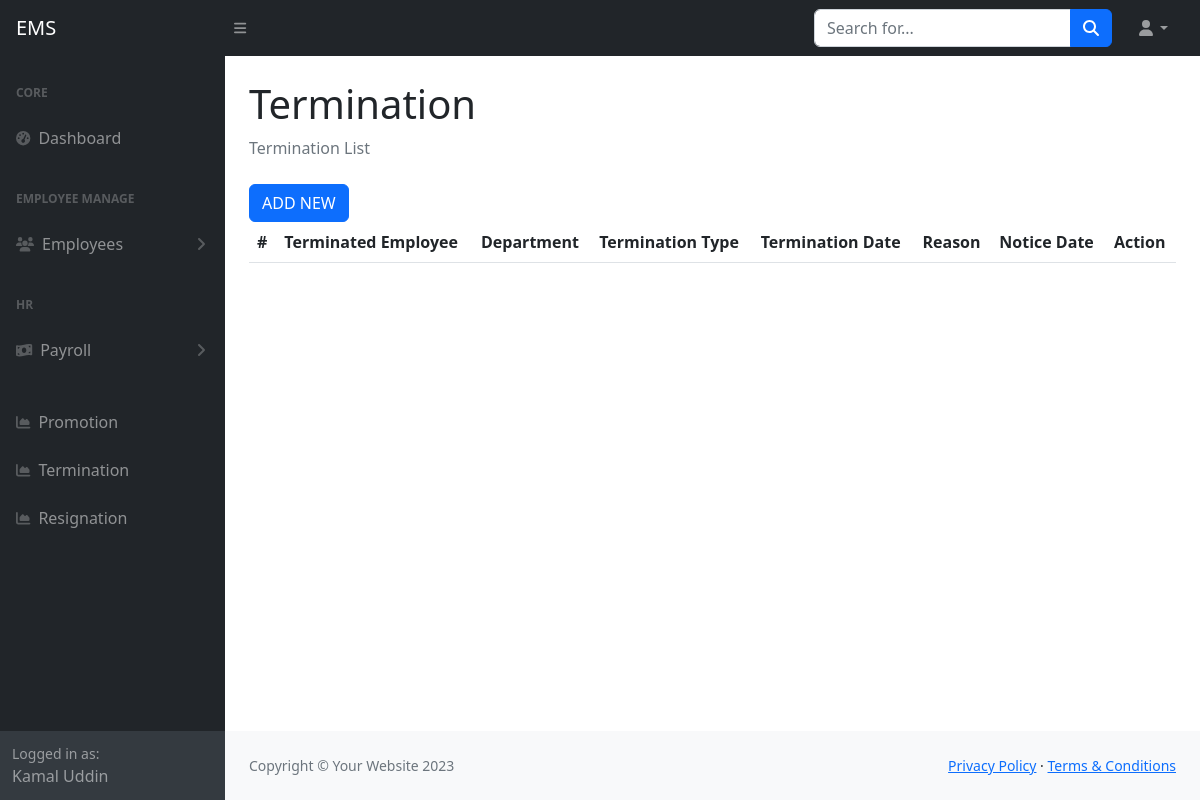
/termination_list.php (signed in), run on an earlier commit of the app's database.
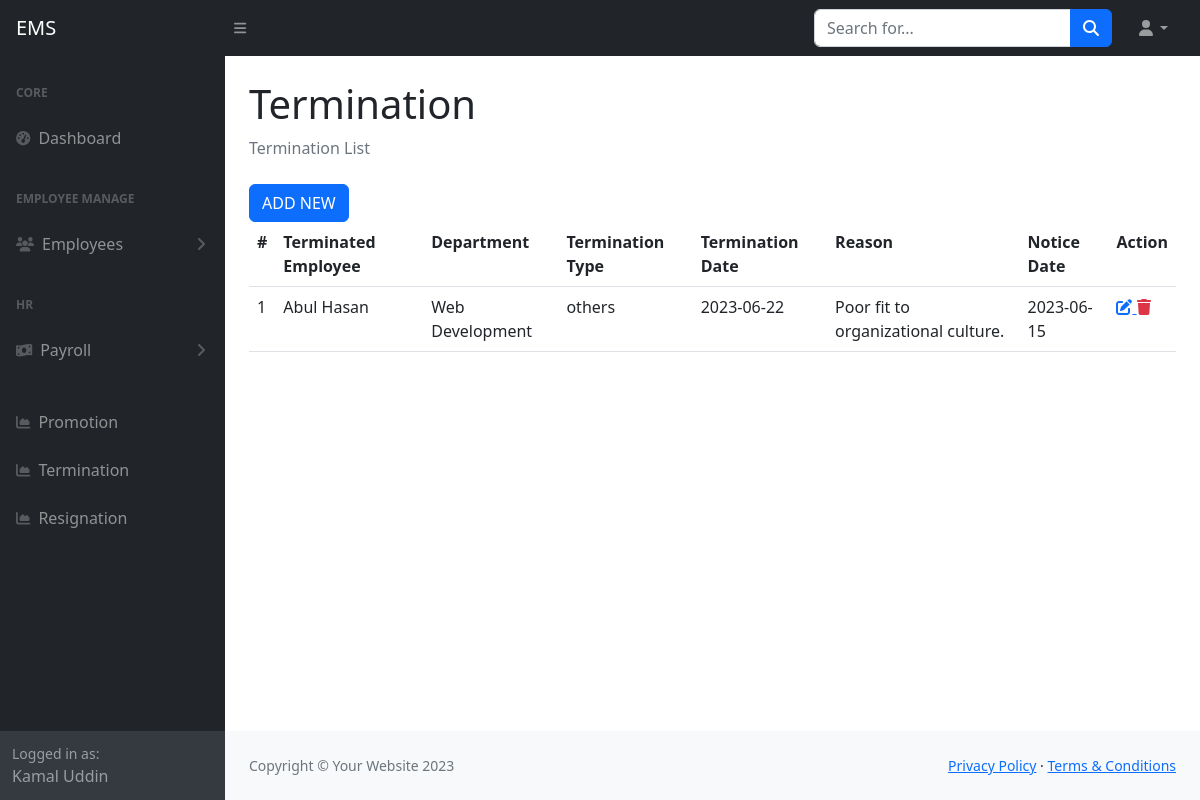
And on a later commit of the database.
### tables this page shows
CREATE TABLE `tbl_termination` (
  `id` int(50) NOT NULL,
  `terminated_employee` varchar(255) DEFAULT NULL,
  `department` varchar(255) DEFAULT NULL,
  `termination_type` varchar(255) DEFAULT NULL,
  `termination_date` date DEFAULT NULL,
  `reason` varchar(255) DEFAULT NULL,
  `notice_date` date DEFAULT NULL,
  `created_at` datetime DEFAULT NULL,
  `created_by` varchar(255) DEFAULT NULL,
  `updated_at` datetime DEFAULT NULL,
  `updated_by` varchar(255) DEFAULT NULL,
  `deleted_at` datetime DEFAULT NULL
);

CREATE TABLE `tbl_employees` (
  `id` int(50) NOT NULL,
  `first_name` varchar(255) NOT NULL,
  `last_name` varchar(255) NOT NULL,
  `email` varchar(255) NOT NULL,
  `phone` varchar(15) DEFAULT NULL,
  `employee_id` varchar(255) DEFAULT NULL,
  `department_id` int(11) DEFAULT NULL,
  `designation_id` int(11) DEFAULT NULL,
  `joining_date` date DEFAULT NULL,
  `yearly_leave` int(11) NOT NULL,
  `image` varchar(255) DEFAULT NULL,
  `created_at` datetime DEFAULT NULL,
  `created_by` varchar(255) DEFAULT NULL,
  `updated_at` datetime DEFAULT NULL,
  `updated_by` varchar(255) DEFAULT NULL,
  `deleted_at` datetime DEFAULT NULL
);

CREATE TABLE `tbl_department` (
  `id` int(11) NOT NULL,
  `department_name` varchar(255) NOT NULL,
  `date` date NOT NULL,
  `created_at` datetime NOT NULL,
  `created_by` varchar(255) NOT NULL,
  `updated_at` datetime NOT NULL,
  `updated_by` varchar(255) NOT NULL,
  `deleted_at` datetime NOT NULL
);

### include/settings.php (called while the page is built)
<?php
    $base_url="http://localhost/employee/";
    require_once('class/crud.php');
    $mysqli=new crud;
?>

### class/crud.php (called while the page is built, shortened)
<?php
    class crud{
        private $host='localhost';
        private $user='root';
        private $password='';
        private $database='employee';
        private $connection;
        public function __construct(){
            $this->connection=new mysqli($this->host,$this->user,$this->password,$this->database);
        }
        public function common_select_query($sql){
            $result=array();
            $error=false;
            $rs=$this->connection->query($sql);
            if($rs){
                if($rs->num_rows > 0){
                    while($r=$rs->fetch_object()){
                        array_push($result,$r);
                    }
                }
            }else{
                $error=$this->connection->error;
            }
            $return = array('data'=>$result,'error'=>$error);
            return $return;
        }
    }
?>

### termination_list.php (the view)
<?php require_once('include/header.php') ?>
<?php require_once('include/sidebar.php') ?>
<div class="container-fluid px-4">
    <h1 class="mt-4">Termination</h1>
    <ol class="breadcrumb mb-4">
        <li class="breadcrumb-item active">Termination List</li>
    </ol>
    <a href="<?= $base_url?>termination_add.php"class="btn btn-primary align-right">ADD NEW</a>
    <table class="table">
        <tr>
            <th>#</th>
            <th>Terminated Employee</th>
            <th>Department</th>
            <th>Termination Type</th>
            <th>Termination Date</th>
            <th>Reason</th>
            <th>Notice Date</th>
            <th>Action</th>
        </tr>
        <?php
                  $data=$mysqli->common_select_query("SELECT tbl_termination.*, tbl_department.department_name,tbl_employees.first_name,tbl_employees.last_name
                  FROM `tbl_termination`
                                   join tbl_employees on tbl_employees.id=tbl_termination.terminated_employee
                                    join tbl_department on tbl_department.id=tbl_termination.department
                                    WHERE tbl_termination.deleted_at is null");
               if(!$data['error']){
                    foreach($data['data'] as $d){
                ?>
        <tr>
            <td><?= $d->id ?></td>
            <td><?= $d->first_name ?> <?= $d->last_name ?></td>
            <td><?= $d->department_name ?></td>
            <td><?= $d->termination_type?></td>
            <td><?= $d->termination_date?></td>
            <td><?= $d->reason ?></td>
            <td><?= $d->notice_date?></td>
            <td>
                <a title="Update" href="<?= $base_url?>termination_edit.php?id=<?= $d->id ?>">
                            <i class="fa fa-edit"></i>
                </a>
                <a title="Delete" class="text-danger" href="termination_delete.php?id=<?= $d->id ?>">
                            <i class="fa fa-trash"></i>
                </a>
            </td>
        </tr>
        <?php
        }
                  }
                  ?>
    </table>
</div>
<?php require_once('include/footer.php') ?>

What changed in the data, as far as the page shows it:
added tbl_termination: id "1", tbl_employees.first_name "Abul", tbl_employees.last_name "Hasan", tbl_department.department_name "Web Development", termination_type "others", termination_date "2023-06-22", reason "Poor fit to organizational culture.", notice_date "2023-06-15"
